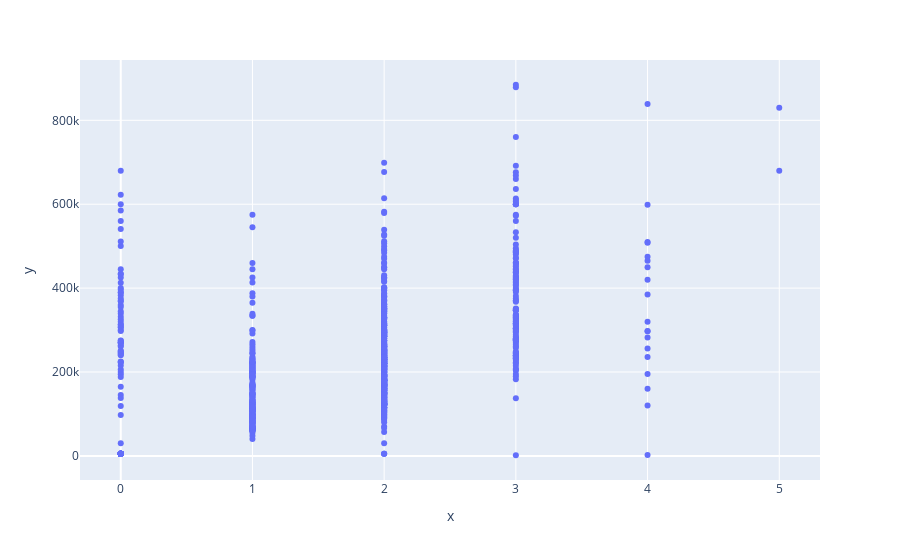

Notebook source saved alongside this figure:
### Code cell
fig = px.scatter(x=df['baths'], y=df['price'])
fig.show()

### Figure 1 — Plotly figure (JSON) as saved in the notebook; plotly's stock layout.template omitted (floating-point values rounded to 4 significant figures; data arrays with more than 128 entries replaced by an {"elided": "..."} marker saying what was removed)
{"data": [{"hovertemplate": "x=%{x}<br>y=%{y}<extra></extra>", "legendgroup": "", "marker": {"color": "#636efa", "symbol": "circle"}, "mode": "markers", "name": "", "orientation": "v", "showlegend": false, "type": "scatter", "x": {"elided": "984 int values"}, "xaxis": "x", "y": {"elided": "984 int values"}, "yaxis": "y"}], "layout": {"autosize": true, "legend": {"tracegroupgap": 0}, "margin": {"t": 60}, "xaxis": {"anchor": "y", "autorange": true, "domain": [0, 1], "range": [-0.3354, 5.335], "title": {"text": "x"}, "type": "linear"}, "yaxis": {"anchor": "x", "autorange": true, "domain": [0, 1], "range": [-66840.0, 953200.0], "title": {"text": "y"}, "type": "linear"}}}
